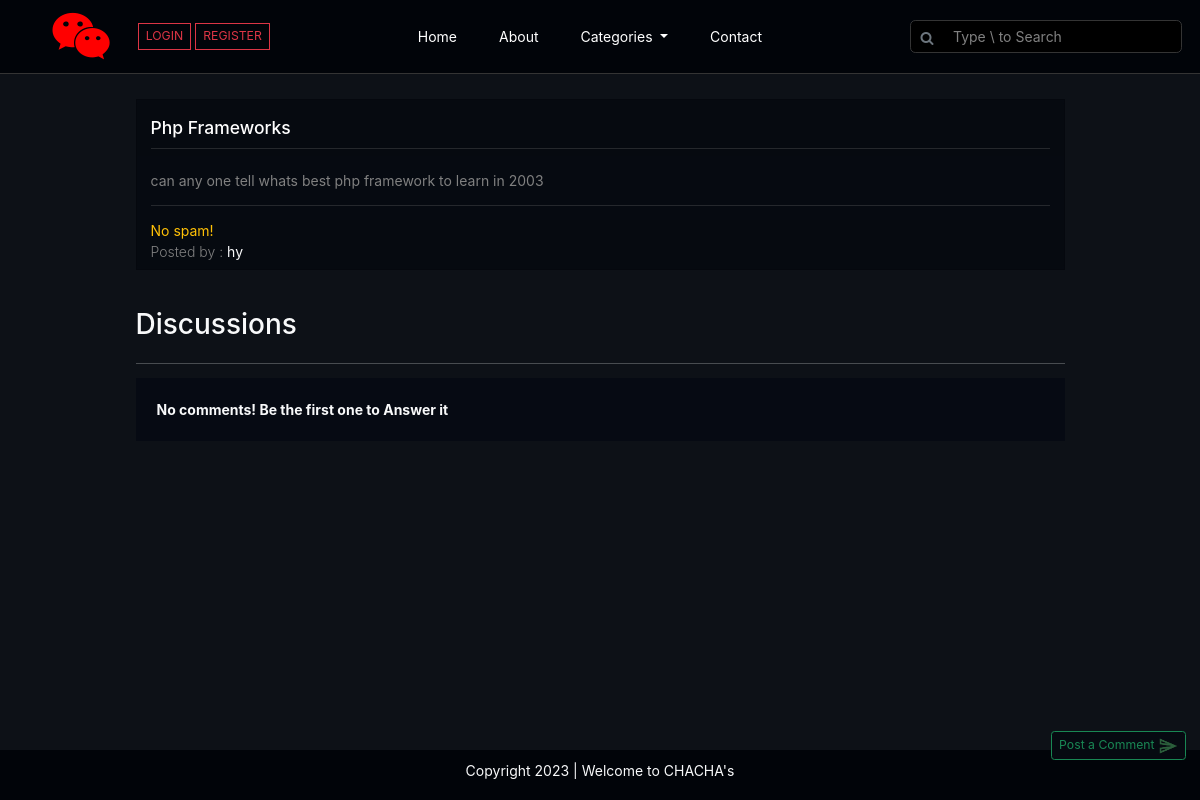
The app's page /thread.php?threadid=2, older data.
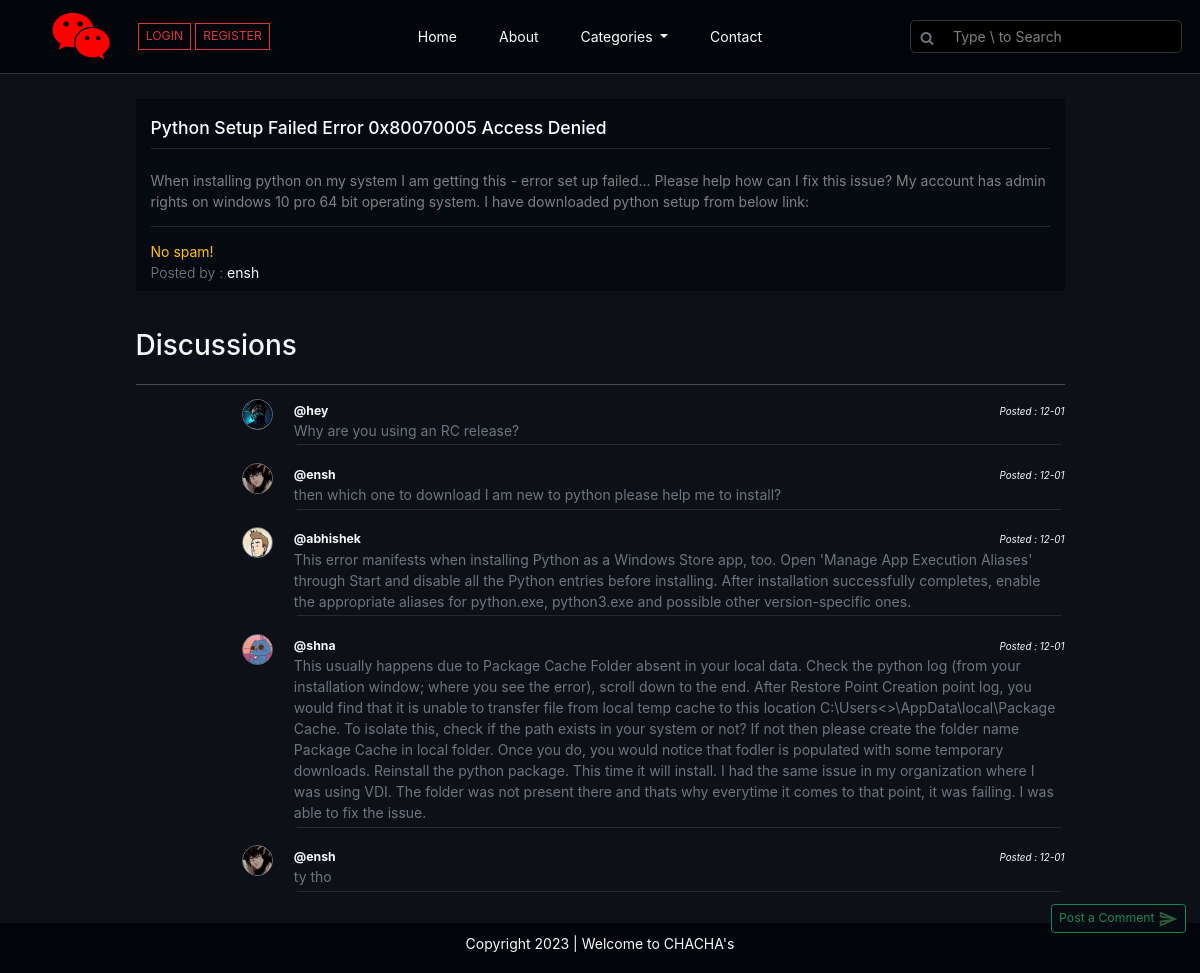
The same page, newer data.
### tables this page shows
CREATE TABLE `threads` (
  `threads_id` int(255) NOT NULL,
  `threads_title` varchar(100) NOT NULL,
  `threads_desc` text NOT NULL,
  `threads_cat_id` int(255) NOT NULL,
  `threads_user_id` int(255) NOT NULL,
  `threads_reg_date` datetime DEFAULT current_timestamp()
);

CREATE TABLE `users` (
  `id` int(255) NOT NULL,
  `username` varchar(255) NOT NULL,
  `user_email` varchar(30) NOT NULL,
  `password` varchar(255) NOT NULL,
  `user_image` varchar(255) NOT NULL,
  `timestamp` datetime NOT NULL DEFAULT current_timestamp()
);

CREATE TABLE `comments` (
  `comment_id` int(255) NOT NULL,
  `comment_content` text NOT NULL,
  `thread_id` int(255) NOT NULL,
  `comment_by` int(255) NOT NULL,
  `comment_on_id` int(255) NOT NULL,
  `active` int(255) NOT NULL,
  `comment_date` datetime NOT NULL DEFAULT current_timestamp()
);

### thread.php (the view, shortened to what the changed rows need)
<!DOCTYPE html>
<html lang="en">
<head>
    <link rel="stylesheet" href="https://cdn.jsdelivr.net/npm/bootstrap@5.2.3/dist/css/bootstrap.min.css">
    <link rel="stylesheet" href="https://cdnjs.cloudflare.com/ajax/libs/font-awesome/6.0.0/css/all.min.css" />
    <link rel='stylesheet' href='https://cdnjs.cloudflare.com/ajax/libs/font-awesome/4.7.0/css/font-awesome.min.css'>
    <link rel="stylesheet" href="css_js/style.css">
</head>
<body>
    <div class="container-fluid p-0 thread-page" id="maincontainer">
        <?php include 'partials/_header.php'; ?>
        <?php
        $id = $_GET["threadid"];
        $sql = "select * from threads where threads_id=$id";
        $result = mysqli_query($con, $sql);
        while ($row = mysqli_fetch_assoc($result)) {
            $title = $row["threads_title"];
            $desc = $row["threads_desc"];
            $user_id = $row["threads_user_id"];
            $sql3 = "select * from users where id=$user_id";
            $result3 = mysqli_query($con, $sql3);
            $row3 = mysqli_fetch_assoc($result3);
        }
        ?>
        <div class="container my-4">
            <div class="row">
                <div class="col-md-10 mx-auto">
                    <div class="card my-1 rounded-0 thread-welcome">
                        <div class="card-header border-0">
                            <h5><span class="text-capitalize"><?php echo $title; ?></span></h5>
                        </div>
                        <div class="card-body border-0">
                            <p><?php echo $desc; ?></p>
                            <hr>
                        </div>
                        <div class="card-footer border-0 pt-0">
                            <span class="lead" style="font-size: 14px;">Posted by : <b class="text-light"><?= $row3["username"] ?></b></span>
                        </div>
                    </div>
                </div>
            </div>
        </div>
        <div class="container">
            <div class="row">
                <div class="col-md-10 mx-auto my-3">
                    <h2 class="text-light mb-4">Discussions</h2>
                    <?php
                    $id = $_GET["threadid"];
                    $sql = "select * from comments where thread_id=$id";
                    $result = mysqli_query($con, $sql);
                    $section = 0;
                    $noResult = true;
                    while ($row = mysqli_fetch_assoc($result)) {
                        $noResult = false;
                        $timestamp = strtotime($row["comment_date"]);
                        $date = date('d-m', $timestamp);
                        $content = $row["comment_content"];
                        $comment_by = $row["comment_by"];
                        $comment_id = $row["comment_id"];
                        $sql2 = "select * from users where id='$comment_by'";
                        $result2 = mysqli_query($con, $sql2);
                        $row2 = mysqli_fetch_assoc($result2);
                        $user_image = $row2["user_image"];
                        if ($section == $comment_id) {
                            echo ' <div class="row my-3" id="section' . $comment_id . '"  style="scroll-margin-top: 40vh;">
                                    <div class="col-2 d-flex justify-content-end align-items-start">
                                    <span class="rounded-5 border border-secondary overflow-hidden" style="width:31px;height:31px;">
                                    <img src="uploaded_img/' . $user_image . '" width="31px" alt="img">
                                    </span>
                                    </div>
                                    <div class="col-10 rounded-2" style="background-color:#010409;">
                                    <p class="m-0 text-light"><b><small>@' . $row2["username"] . '</small></b><i class="float-end"><small style="font-size:.7rem;">Posted : ' . $date . '</small></i></p>
                                    <p class="m-0 text-secondary">' . $content . '</p>
                                    <hr class="m-1 text-secondary">
                                    </div>
                                </div>';
                        } else {
                            echo ' <div class="row my-3">
                                    <div class="col-2 d-flex justify-content-end align-items-start">
                                    <span class="rounded-5 border border-secondary overflow-hidden" style="width:31px;height:31px;">
                                    <img src="uploaded_img/' . $user_image . '" width="31px" alt="img">
                                    </span>
                                    </div>
                                    <div class="col-10">
                                    <p class="m-0 text-light"><b><small>@' . $row2["username"] . '</small></b><i class="float-end"><small style="font-size:.7rem;">Posted : ' . $date . '</small></i></p>
                                    <p class="m-0 text-secondary">' . $content . '</p>
                                    <hr class="m-1 text-secondary">
                                    </div>
                                </div>';
                        }
                    }
                    ?>
                    <?php
                    if ($noResult) {
                        echo '<div class="p-4 rounded-0 text-light" style="background-color:#060a13;"><b>No comments! Be the first one to Answer it</b></div>';
                    }
                    ?>
                </div>
            </div>
        </div>
    </div>
</body>
</html>

Row changes from the older to the newer data that the page shows:
no longer on this page (row edited): users: username "hy"
changed threads: threads_title "Php Frameworks" → "Python Setup Failed Error 0x80070005 Access Denied"; threads_desc "can any one tell whats best php framework to learn in 2003" → "When installing python on my system I am getting this - error set up failed... Please help how can I fix this issue? My account has admin rights on windows 10 pro 64 bit operating system. I have downloaded python setup from below link:"
now on this page (row edited): users: username "ensh"
now on this page (row edited): comments: users.user_image (picture), users.username "hey", comment_date "12-01", comment_content "Why are you using an RC release?"
now on this page (row edited): comments: users.user_image (picture), users.username "ensh", comment_date "12-01", comment_content "then which one to download I am new to python please help me to install?"
now on this page (row edited): comments: users.user_image (picture), users.username "abhishek", comment_date "12-01", comment_content "This error manifests when installing Python as a Windows Store app, too. Open 'Manage App Execution Aliases' through Start and disable all the Python entries before installing. After installation successfully completes, enable the appropriate aliases for python.exe, python3.exe and possible other version-specific ones."
now on this page (row edited): comments: users.user_image (picture), users.username "shna", comment_date "12-01", comment_content "This usually happens due to Package Cache Folder absent in your local data. Check the python log (from your installation window; where you see the error), scroll down to the end. After Restore Point Creation point log, you would find that it is unable to transfer file from local temp cache to this location C:\\Users<>\\AppData\\local\\Package Cache. To isolate this, check if the path exists in your system or not? If not then please create the folder name Package Cache in local folder. Once you do, you would notice that fodler is populated with some temporary downloads. Reinstall the python package. This time it will install. I had the same issue in my organization where I was using VDI. The…"
now on this page (row edited): comments: users.user_image (picture), users.username "ensh", comment_date "12-01", comment_content "ty tho"
Text that changed along with them:
text no longer shown: "No comments! Be the first one to Answer it"
